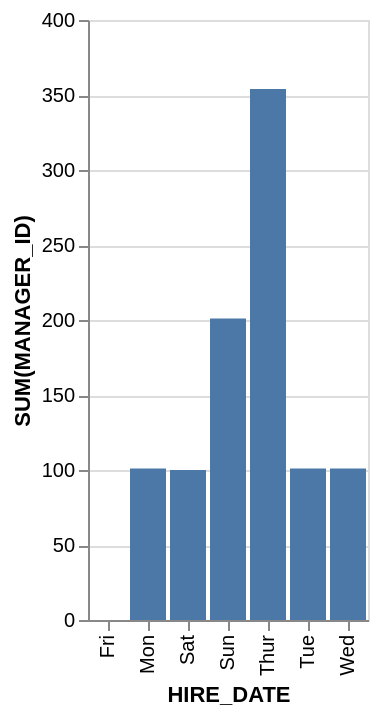

Vega-Lite specification for this chart:
### Vega-Lite specification from a JSON file in a GitHub repository (floating-point values rounded to 4 significant figures)
{"data": {"values": [{"x_data": "Mon", "y_data": 101}, {"x_data": "Tue", "y_data": 101}, {"x_data": "Wed", "y_data": 101}, {"x_data": "Thur", "y_data": 354}, {"x_data": "Fri", "y_data": 0}, {"x_data": "Sat", "y_data": 100}, {"x_data": "Sun", "y_data": 201}]}, "mark": "bar", "encoding": {"x": {"field": "x_data", "type": "nominal", "title": "HIRE_DATE", "sort": "ascending"}, "y": {"field": "y_data", "type": "quantitative", "title": "SUM(MANAGER_ID)"}}}
